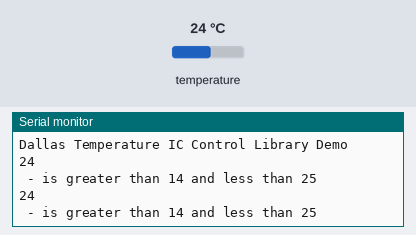
Bench run of a sketch on a simulated Arduino Uno, built with avr-gcc and run on an emulated ATmega328P. Parts: the last lines printed to the serial monitor. The test bench sets the inputs (shaded band); at power-on: temperature 24 °C.

Above: at 2.3 s.
2.4 s: temperature set to 12 °C
At 3.0 s:
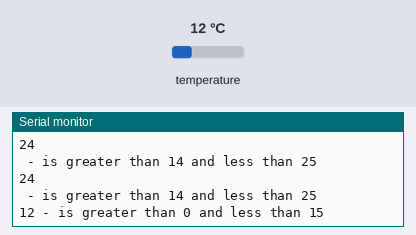
3.9 s: temperature set to 19 °C
At 4.7 s:
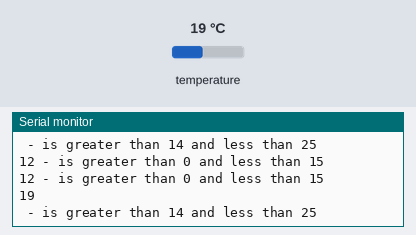

Measured:
- after the input at 2.4 s, the serial monitor: prints a new line at once (image 1)
- after the input at 3.9 s, the serial monitor: prints a new line after 0.14 s (image 2)

The sketch:

TempSensorIF.ino
```cpp
#include <OneWire.h>
#include <DallasTemperature.h>

#define ONE_WIRE_BUS 2
OneWire oneWire(ONE_WIRE_BUS);
DallasTemperature sensors(&oneWire);

void setup(void)
{
  // start serial port
  Serial.begin(9600);
  Serial.println("Dallas Temperature IC Control Library Demo");

  // Start up the library
  sensors.begin();
}


void loop(void)
{
  // call sensors.requestTemperatures() to issue a global temperature
  // request to all devices on the bus

  sensors.requestTemperatures(); // Send the command to get temperatures
  int Temp = sensors.getTempCByIndex(0);// Why "byIndex"?
    // You can have more than one IC on the same bus.
    // 0 refers to the first IC on the wire

  if (Temp >0 && Temp < 15){
    Serial.print(Temp);
    Serial.println(" - is greater than 0 and less than 15");
    } else if (Temp >14 && Temp < 25){
     Serial.println(Temp);
    Serial.println(" - is greater than 14 and less than 25");
    } else if (Temp >24 && Temp < 35){
    Serial.print(Temp);
    Serial.println(" - is greater than 24 and less than 35");
    } else {
      Serial.println(Temp + " is out side of the range");
    }

    delay(50);
}
```
